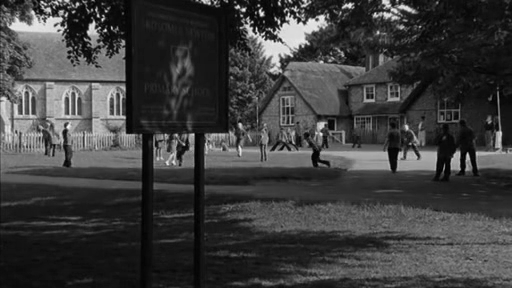
%> input picture EE415/In Class/11-27/01vlcsnapBW.png, 512 x 288 px
$ octave detect.m   (GNU Octave 9; MATLAB toolbox functions it lacks are replaced by stand-ins)
%> lines starting %> are read from the running program, lines starting %| are printed output that depends on the picture; in (x1, y1, x2, y2) boxes, pixels count from 0 and x2, y2 are one past the last pixel; in counts of white or black regions, pixels touching at a corner belong together; the program's own positions count from 1
a = imread('01vlcsnapBW.png');
%> a is the input picture: size 288x512 uint8; min 0, max 247, mean 61.7
b = imread('02vlcsnapBW.png');
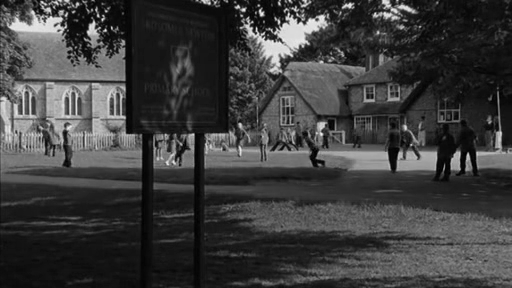
%> input picture EE415/In Class/11-27/02vlcsnapBW.png, 512 x 288 px
%> b is the input picture: size 288x512 uint8; min 0, max 247, mean 61.7
c = imread('03vlcsnapBW.png');
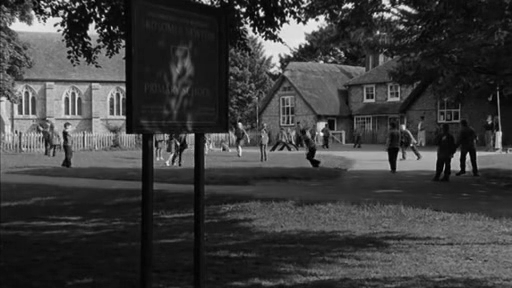
%> input picture EE415/In Class/11-27/03vlcsnapBW.png, 512 x 288 px
%> c is the input picture: size 288x512 uint8; min 0, max 247, mean 61.6

figure(1);
imshow(a);
figure(2);
imshow(b);
figure(3);
imshow(c);

Idd1 = abs(double(b) - double(a));
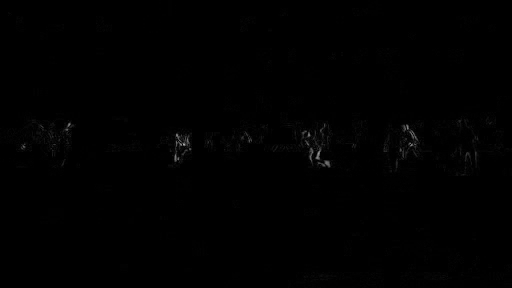
%> Idd1: size 288x512 double; min 0, max 169, mean 0.8
Idd2 = abs(double(b) - double(c));

thresh = 13;

I1 = and(Idd1 > thresh, Idd2 > thresh);
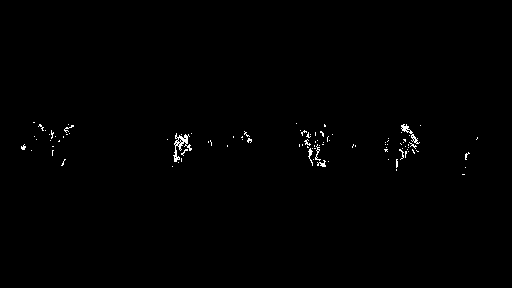
%> I1: size 288x512 logical; 0.53% white in thin lines or dots, all inside (x1, y1, x2, y2) = (21, 122, 478, 175)

figure(4);
imshow(I1);

I2 = (Idd1 + Idd2 - abs(double(a) - double(c))) > thresh;
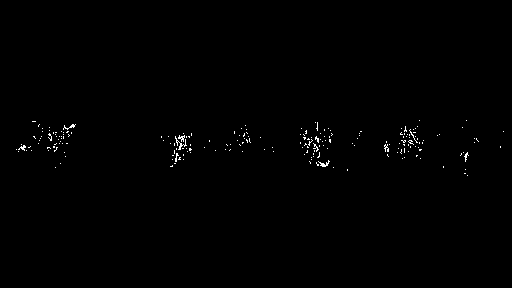
%> I2: size 288x512 logical; 0.47% white in thin lines or dots, all inside (x1, y1, x2, y2) = (16, 120, 504, 176)
figure(5);
imshow(I2);
